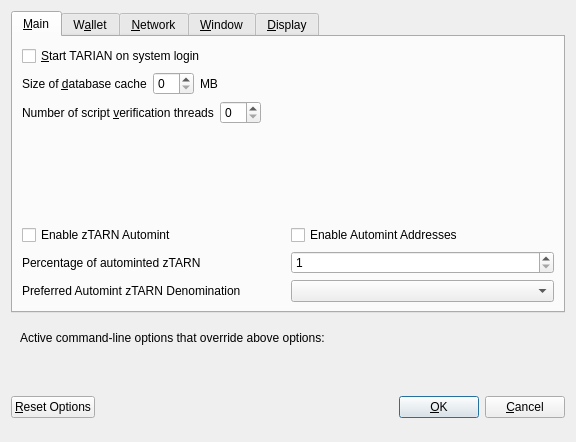
<?xml version="1.0" encoding="UTF-8"?>
<ui version="4.0">
 <class>OptionsDialog</class>
 <widget class="QDialog" name="OptionsDialog">
  <property name="geometry">
   <rect>
    <x>0</x>
    <y>0</y>
    <width>576</width>
    <height>442</height>
   </rect>
  </property>
  <property name="windowTitle">
   <string>Options</string>
  </property>
  <property name="modal">
   <bool>true</bool>
  </property>
  <layout class="QVBoxLayout" name="verticalLayout">
   <item>
    <widget class="QTabWidget" name="tabWidget">
     <property name="currentIndex">
      <number>0</number>
     </property>
     <widget class="QWidget" name="tabMain">
      <attribute name="title">
       <string>&amp;Main</string>
      </attribute>
      <layout class="QVBoxLayout" name="verticalLayout_Main">
       <item>
        <widget class="QCheckBox" name="bitcoinAtStartup">
         <property name="toolTip">
          <string>Automatically start TARIAN after logging in to the system.</string>
         </property>
         <property name="text">
          <string>&amp;Start TARIAN on system login</string>
         </property>
        </widget>
       </item>
       <item>
        <layout class="QHBoxLayout" name="horizontalLayout_2_Main">
         <item>
          <widget class="QLabel" name="databaseCacheLabel">
           <property name="text">
            <string>Size of &amp;database cache</string>
           </property>
           <property name="textFormat">
            <enum>Qt::PlainText</enum>
           </property>
           <property name="buddy">
            <cstring>databaseCache</cstring>
           </property>
          </widget>
         </item>
         <item>
          <widget class="QSpinBox" name="databaseCache"/>
         </item>
         <item>
          <widget class="QLabel" name="databaseCacheUnitLabel">
           <property name="text">
            <string>MB</string>
           </property>
           <property name="textFormat">
            <enum>Qt::PlainText</enum>
           </property>
          </widget>
         </item>
         <item>
          <spacer name="horizontalSpacer_2_Main">
           <property name="orientation">
            <enum>Qt::Horizontal</enum>
           </property>
           <property name="sizeHint" stdset="0">
            <size>
             <width>40</width>
             <height>20</height>
            </size>
           </property>
          </spacer>
         </item>
        </layout>
       </item>
       <item>
        <layout class="QHBoxLayout" name="horizontalLayout_3_Main">
         <item>
          <widget class="QLabel" name="threadsScriptVerifLabel">
           <property name="text">
            <string>Number of script &amp;verification threads</string>
           </property>
           <property name="textFormat">
            <enum>Qt::PlainText</enum>
           </property>
           <property name="buddy">
            <cstring>threadsScriptVerif</cstring>
           </property>
          </widget>
         </item>
         <item>
          <widget class="QSpinBox" name="threadsScriptVerif">
           <property name="toolTip">
            <string>(0 = auto, &lt;0 = leave that many cores free)</string>
           </property>
          </widget>
         </item>
         <item>
          <spacer name="horizontalSpacer_3_Main">
           <property name="orientation">
            <enum>Qt::Horizontal</enum>
           </property>
           <property name="sizeHint" stdset="0">
            <size>
             <width>40</width>
             <height>20</height>
            </size>
           </property>
          </spacer>
         </item>
        </layout>
       </item>
       <item>
        <spacer name="verticalSpacer_2">
         <property name="orientation">
          <enum>Qt::Vertical</enum>
         </property>
         <property name="sizeHint" stdset="0">
          <size>
           <width>20</width>
           <height>40</height>
          </size>
         </property>
        </spacer>
       </item>
       <item>
        <widget class="QWidget" name="verticalZtarnOptionsWidget" native="true">
         <layout class="QVBoxLayout" name="verticalZtarnOptionsLayout">
          <property name="margin">
           <number>0</number>
          </property>
          <item>
           <layout class="QHBoxLayout" name="horizontalAutomintingLayout">
            <item>
             <widget class="QCheckBox" name="checkBoxZeromintEnable">
              <property name="toolTip">
               <string>Enable automatic minting of TARN units to zTARN</string>
              </property>
              <property name="layoutDirection">
               <enum>Qt::LeftToRight</enum>
              </property>
              <property name="text">
               <string>Enable zTARN Automint</string>
              </property>
             </widget>
            </item>
            <item>
             <widget class="QCheckBox" name="checkBoxZeromintAddresses">
              <property name="toolTip">
               <string>Enable automatic zTARN minting from specific addresses</string>
              </property>
              <property name="layoutDirection">
               <enum>Qt::LeftToRight</enum>
              </property>
              <property name="text">
               <string>Enable Automint Addresses</string>
              </property>
             </widget>
            </item>
           </layout>
          </item>
          <item>
           <layout class="QHBoxLayout" name="horizontalZmintPercentageLayout">
            <item>
             <widget class="QLabel" name="percentage_label">
              <property name="toolTip">
               <string>Percentage of incoming TARN which get automatically converted to zTARN via Zerocoin Protocol (min: 10%)</string>
              </property>
              <property name="text">
               <string>Percentage of autominted zTARN</string>
              </property>
             </widget>
            </item>
            <item>
             <widget class="QSpinBox" name="zeromintPercentage">
              <property name="minimum">
               <number>1</number>
              </property>
              <property name="maximum">
               <number>100</number>
              </property>
             </widget>
            </item>
           </layout>
          </item>
          <item>
           <layout class="QHBoxLayout" name="horizontalLayout" stretch="0,0">
            <property name="sizeConstraint">
             <enum>QLayout::SetFixedSize</enum>
            </property>
            <item>
             <widget class="QLabel" name="labelPreferredDenom">
              <property name="maximumSize">
               <size>
                <width>16777215</width>
                <height>16777215</height>
               </size>
              </property>
              <property name="toolTip">
               <string>Wait with automatic conversion to Zerocoin until enough TARN for this denomination is available</string>
              </property>
              <property name="text">
               <string>Preferred Automint zTARN Denomination</string>
              </property>
             </widget>
            </item>
            <item>
             <widget class="QComboBox" name="preferredDenom">
              <property name="maximumSize">
               <size>
                <width>16777215</width>
                <height>27</height>
               </size>
              </property>
              <property name="toolTip">
               <string>Wait with automatic conversion to Zerocoin until enough TARN for this denomination is available</string>
              </property>
              <property name="maxVisibleItems">
               <number>9</number>
              </property>
              <property name="maxCount">
               <number>9</number>
              </property>
             </widget>
            </item>
           </layout>
          </item>
         </layout>
        </widget>
       </item>
      </layout>
     </widget>
     <widget class="QWidget" name="tabWallet">
      <attribute name="title">
       <string>W&amp;allet</string>
      </attribute>
      <layout class="QVBoxLayout" name="verticalLayout_Wallet">
       <item>
        <layout class="QHBoxLayout" name="horizontalLayout_2_Wallet">
         <item>
          <widget class="QLabel" name="labelStakeSplitThresholdText">
           <property name="text">
            <string>Stake split threshold:</string>
           </property>
          </widget>
         </item>
         <item>
          <widget class="QSpinBox" name="spinBoxStakeSplitThreshold">
           <property name="minimum">
            <number>1</number>
           </property>
           <property name="maximum">
            <number>999999</number>
           </property>
          </widget>
         </item>
        </layout>
       </item>
       <item>
        <widget class="QGroupBox" name="groupBox">
         <property name="title">
          <string>Expert</string>
         </property>
         <layout class="QVBoxLayout" name="verticalLayout_2">
          <item>
           <widget class="QCheckBox" name="coinControlFeatures">
            <property name="toolTip">
             <string>Whether to show coin control features or not.</string>
            </property>
            <property name="text">
             <string>Enable coin &amp;control features</string>
            </property>
           </widget>
          </item>
          <item>
           <widget class="QCheckBox" name="showMasternodesTab">
            <property name="toolTip">
             <string>Show additional tab listing all your masternodes in first sub-tab&lt;br/&gt;and all masternodes on the network in second sub-tab.</string>
            </property>
            <property name="text">
             <string>Show Masternodes Tab</string>
            </property>
           </widget>
          </item>
          <item>
           <widget class="QCheckBox" name="spendZeroConfChange">
            <property name="toolTip">
             <string>If you disable the spending of unconfirmed change, the change from a transaction&lt;br/&gt;cannot be used until that transaction has at least one confirmation.&lt;br/&gt;This also affects how your balance is computed.</string>
            </property>
            <property name="text">
             <string>&amp;Spend unconfirmed change</string>
            </property>
           </widget>
          </item>
         </layout>
        </widget>
       </item>
       <item>
        <spacer name="verticalSpacer_Wallet">
         <property name="orientation">
          <enum>Qt::Vertical</enum>
         </property>
         <property name="sizeHint" stdset="0">
          <size>
           <width>20</width>
           <height>40</height>
          </size>
         </property>
        </spacer>
       </item>
      </layout>
     </widget>
     <widget class="QWidget" name="tabNetwork">
      <attribute name="title">
       <string>&amp;Network</string>
      </attribute>
      <layout class="QVBoxLayout" name="verticalLayout_Network">
       <item>
        <widget class="QCheckBox" name="mapPortUpnp">
         <property name="toolTip">
          <string>Automatically open the TARIAN client port on the router. This only works when your router supports UPnP and it is enabled.</string>
         </property>
         <property name="text">
          <string>Map port using &amp;UPnP</string>
         </property>
        </widget>
       </item>
       <item>
        <widget class="QCheckBox" name="allowIncoming">
         <property name="toolTip">
          <string>Accept connections from outside</string>
         </property>
         <property name="text">
          <string>Allow incoming connections</string>
         </property>
        </widget>
       </item>
       <item>
        <widget class="QCheckBox" name="connectSocks">
         <property name="toolTip">
          <string>Connect to the TARIAN network through a SOCKS5 proxy.</string>
         </property>
         <property name="text">
          <string>&amp;Connect through SOCKS5 proxy (default proxy):</string>
         </property>
        </widget>
       </item>
       <item>
        <layout class="QHBoxLayout" name="horizontalLayout_1_Network">
         <item>
          <widget class="QLabel" name="proxyIpLabel">
           <property name="text">
            <string>Proxy &amp;IP:</string>
           </property>
           <property name="textFormat">
            <enum>Qt::PlainText</enum>
           </property>
           <property name="buddy">
            <cstring>proxyIp</cstring>
           </property>
          </widget>
         </item>
         <item>
          <widget class="QValidatedLineEdit" name="proxyIp">
           <property name="minimumSize">
            <size>
             <width>140</width>
             <height>0</height>
            </size>
           </property>
           <property name="maximumSize">
            <size>
             <width>140</width>
             <height>16777215</height>
            </size>
           </property>
           <property name="toolTip">
            <string>IP address of the proxy (e.g. IPv4: 127.0.0.1 / IPv6: ::1)</string>
           </property>
          </widget>
         </item>
         <item>
          <widget class="QLabel" name="proxyPortLabel">
           <property name="text">
            <string>&amp;Port:</string>
           </property>
           <property name="textFormat">
            <enum>Qt::PlainText</enum>
           </property>
           <property name="buddy">
            <cstring>proxyPort</cstring>
           </property>
          </widget>
         </item>
         <item>
          <widget class="QLineEdit" name="proxyPort">
           <property name="minimumSize">
            <size>
             <width>55</width>
             <height>0</height>
            </size>
           </property>
           <property name="maximumSize">
            <size>
             <width>55</width>
             <height>16777215</height>
            </size>
           </property>
           <property name="toolTip">
            <string>Port of the proxy (e.g. 9050)</string>
           </property>
          </widget>
         </item>
         <item>
          <spacer name="horizontalSpacer_1_Network">
           <property name="orientation">
            <enum>Qt::Horizontal</enum>
           </property>
           <property name="sizeHint" stdset="0">
            <size>
             <width>40</width>
             <height>20</height>
            </size>
           </property>
          </spacer>
         </item>
        </layout>
       </item>
       <item>
        <spacer name="verticalSpacer_Network">
         <property name="orientation">
          <enum>Qt::Vertical</enum>
         </property>
         <property name="sizeHint" stdset="0">
          <size>
           <width>20</width>
           <height>40</height>
          </size>
         </property>
        </spacer>
       </item>
      </layout>
     </widget>
     <widget class="QWidget" name="tabWindow">
      <attribute name="title">
       <string>&amp;Window</string>
      </attribute>
      <layout class="QVBoxLayout" name="verticalLayout_Window">
       <item>
        <widget class="QCheckBox" name="minimizeToTray">
         <property name="toolTip">
          <string>Show only a tray icon after minimizing the window.</string>
         </property>
         <property name="text">
          <string>&amp;Minimize to the tray instead of the taskbar</string>
         </property>
        </widget>
       </item>
       <item>
        <widget class="QCheckBox" name="minimizeOnClose">
         <property name="toolTip">
          <string>Minimize instead of exit the application when the window is closed. When this option is enabled, the application will be closed only after selecting Quit in the menu.</string>
         </property>
         <property name="text">
          <string>M&amp;inimize on close</string>
         </property>
        </widget>
       </item>
       <item>
        <spacer name="verticalSpacer_Window">
         <property name="orientation">
          <enum>Qt::Vertical</enum>
         </property>
         <property name="sizeHint" stdset="0">
          <size>
           <width>20</width>
           <height>40</height>
          </size>
         </property>
        </spacer>
       </item>
      </layout>
     </widget>
     <widget class="QWidget" name="tabDisplay">
      <attribute name="title">
       <string>&amp;Display</string>
      </attribute>
      <layout class="QVBoxLayout" name="verticalLayout_Display">
       <item>
        <layout class="QHBoxLayout" name="horizontalLayout_1_Display">
         <item>
          <widget class="QLabel" name="langLabel">
           <property name="text">
            <string>User Interface &amp;language:</string>
           </property>
           <property name="textFormat">
            <enum>Qt::PlainText</enum>
           </property>
           <property name="buddy">
            <cstring>lang</cstring>
           </property>
          </widget>
         </item>
         <item>
          <widget class="QValueComboBox" name="lang">
           <property name="toolTip">
            <string>The user interface language can be set here. This setting will take effect after restarting TARIAN.</string>
           </property>
          </widget>
         </item>
        </layout>
       </item>
       <item>
        <widget class="QLabel" name="label_3">
         <property name="toolTip">
          <string notr="true"/>
         </property>
         <property name="statusTip">
          <string notr="true"/>
         </property>
         <property name="whatsThis">
          <string notr="true"/>
         </property>
         <property name="accessibleName">
          <string notr="true"/>
         </property>
         <property name="text">
          <string>Language missing or translation incomplete? Help contributing translations here:
https://www.transifex.com/Tarian-Foundation/Tarian-project-translations</string>
         </property>
         <property name="wordWrap">
          <bool>true</bool>
         </property>
         <property name="openExternalLinks">
          <bool>true</bool>
         </property>
         <property name="textInteractionFlags">
          <set>Qt::TextBrowserInteraction</set>
         </property>
        </widget>
       </item>
       <item>
        <layout class="QHBoxLayout" name="horizontalLayout_2_Display" stretch="0,0">
         <item>
          <widget class="QLabel" name="themeLabel">
           <property name="text">
            <string>User Interface Theme:</string>
           </property>
          </widget>
         </item>
         <item>
          <widget class="QValueComboBox" name="theme"/>
         </item>
        </layout>
       </item>
       <item>
        <widget class="QWidget" name="verticalZtarnDisplayWidget" native="true">
         <layout class="QVBoxLayout" name="verticalZtarnDisplayLayout">
          <property name="margin">
           <number>0</number>
          </property>
          <item>
           <widget class="Line" name="line">
            <property name="orientation">
             <enum>Qt::Horizontal</enum>
            </property>
           </widget>
          </item>
          <item>
           <layout class="QHBoxLayout" name="horizontalLayout_3_Display">
            <item>
             <widget class="QLabel" name="unitLabel">
              <property name="text">
               <string>Unit to show amounts in:</string>
              </property>
              <property name="textFormat">
               <enum>Qt::PlainText</enum>
              </property>
             </widget>
            </item>
            <item>
             <widget class="QValueComboBox" name="unit">
              <property name="toolTip">
               <string>Choose the default subdivision unit to show in the interface and when sending coins.</string>
              </property>
             </widget>
            </item>
           </layout>
          </item>
          <item>
           <layout class="QHBoxLayout" name="horizontalLayout_4_Display">
            <item>
             <widget class="QLabel" name="digitsLabel">
              <property name="text">
               <string>Decimal digits</string>
              </property>
             </widget>
            </item>
            <item>
             <widget class="QValueComboBox" name="digits"/>
            </item>
           </layout>
          </item>
          <item>
           <layout class="QHBoxLayout" name="horizontalLayout_5_Display">
            <item>
             <widget class="QCheckBox" name="checkBoxHideZeroBalances">
              <property name="toolTip">
               <string>Hide empty balances</string>
              </property>
              <property name="layoutDirection">
               <enum>Qt::LeftToRight</enum>
              </property>
              <property name="text">
               <string>Hide empty balances</string>
              </property>
             </widget>
            </item>
            <item>
             <widget class="QCheckBox" name="checkBoxHideOrphans">
              <property name="toolTip">
               <string>Hide orphan stakes in transaction lists</string>
              </property>
              <property name="text">
               <string>Hide orphan stakes</string>
              </property>
             </widget>
            </item>
            <item>
             <spacer name="horizontalSpacer">
              <property name="orientation">
               <enum>Qt::Horizontal</enum>
              </property>
              <property name="sizeHint" stdset="0">
               <size>
                <width>40</width>
                <height>20</height>
               </size>
              </property>
             </spacer>
            </item>
           </layout>
          </item>
          <item>
           <layout class="QHBoxLayout" name="horizontalLayout_6_Display">
            <item>
             <widget class="QLabel" name="thirdPartyTxUrlsLabel">
              <property name="toolTip">
               <string>Third party URLs (e.g. a block explorer) that appear in the transactions tab as context menu items. %s in the URL is replaced by transaction hash. Multiple URLs are separated by vertical bar |.</string>
              </property>
              <property name="text">
               <string>Third party transaction URLs</string>
              </property>
             </widget>
            </item>
            <item>
             <widget class="QLineEdit" name="thirdPartyTxUrls">
              <property name="toolTip">
               <string>Third party URLs (e.g. a block explorer) that appear in the transactions tab as context menu items. %s in the URL is replaced by transaction hash. Multiple URLs are separated by vertical bar |.</string>
              </property>
             </widget>
            </item>
           </layout>
          </item>
         </layout>
        </widget>
       </item>
       <item>
        <spacer name="verticalSpacer">
         <property name="orientation">
          <enum>Qt::Vertical</enum>
         </property>
         <property name="sizeHint" stdset="0">
          <size>
           <width>20</width>
           <height>40</height>
          </size>
         </property>
        </spacer>
       </item>
      </layout>
     </widget>
    </widget>
   </item>
   <item>
    <widget class="QFrame" name="frame">
     <layout class="QVBoxLayout" name="verticalLayout_Bottom">
      <item>
       <layout class="QHBoxLayout" name="horizontalLayout_Bottom">
        <item>
         <widget class="QLabel" name="overriddenByCommandLineInfoLabel">
          <property name="text">
           <string>Active command-line options that override above options:</string>
          </property>
          <property name="textFormat">
           <enum>Qt::PlainText</enum>
          </property>
         </widget>
        </item>
        <item>
         <spacer name="horizontalSpacer_Bottom">
          <property name="orientation">
           <enum>Qt::Horizontal</enum>
          </property>
          <property name="sizeHint" stdset="0">
           <size>
            <width>40</width>
            <height>20</height>
           </size>
          </property>
         </spacer>
        </item>
       </layout>
      </item>
      <item>
       <widget class="QLabel" name="overriddenByCommandLineLabel">
        <property name="text">
         <string/>
        </property>
        <property name="textFormat">
         <enum>Qt::PlainText</enum>
        </property>
        <property name="wordWrap">
         <bool>true</bool>
        </property>
       </widget>
      </item>
     </layout>
    </widget>
   </item>
   <item>
    <layout class="QHBoxLayout" name="horizontalLayout_Buttons">
     <item>
      <widget class="QPushButton" name="resetButton">
       <property name="toolTip">
        <string>Reset all client options to default.</string>
       </property>
       <property name="text">
        <string>&amp;Reset Options</string>
       </property>
       <property name="autoDefault">
        <bool>false</bool>
       </property>
      </widget>
     </item>
     <item>
      <spacer name="horizontalSpacer_1">
       <property name="orientation">
        <enum>Qt::Horizontal</enum>
       </property>
       <property name="sizeHint" stdset="0">
        <size>
         <width>40</width>
         <height>48</height>
        </size>
       </property>
      </spacer>
     </item>
     <item>
      <widget class="QLabel" name="statusLabel">
       <property name="minimumSize">
        <size>
         <width>200</width>
         <height>0</height>
        </size>
       </property>
       <property name="font">
        <font>
         <weight>75</weight>
         <bold>true</bold>
        </font>
       </property>
       <property name="text">
        <string/>
       </property>
       <property name="textFormat">
        <enum>Qt::PlainText</enum>
       </property>
       <property name="wordWrap">
        <bool>true</bool>
       </property>
      </widget>
     </item>
     <item>
      <spacer name="horizontalSpacer_2">
       <property name="orientation">
        <enum>Qt::Horizontal</enum>
       </property>
       <property name="sizeHint" stdset="0">
        <size>
         <width>40</width>
         <height>48</height>
        </size>
       </property>
      </spacer>
     </item>
     <item>
      <widget class="QPushButton" name="okButton">
       <property name="text">
        <string>&amp;OK</string>
       </property>
       <property name="autoDefault">
        <bool>false</bool>
       </property>
       <property name="default">
        <bool>true</bool>
       </property>
      </widget>
     </item>
     <item>
      <widget class="QPushButton" name="cancelButton">
       <property name="text">
        <string>&amp;Cancel</string>
       </property>
       <property name="autoDefault">
        <bool>false</bool>
       </property>
      </widget>
     </item>
    </layout>
   </item>
  </layout>
 </widget>
 <customwidgets>
  <customwidget>
   <class>QValidatedLineEdit</class>
   <extends>QLineEdit</extends>
   <header>qvalidatedlineedit.h</header>
  </customwidget>
  <customwidget>
   <class>QValueComboBox</class>
   <extends>QComboBox</extends>
   <header>qvaluecombobox.h</header>
  </customwidget>
 </customwidgets>
 <resources/>
 <connections/>
</ui>
